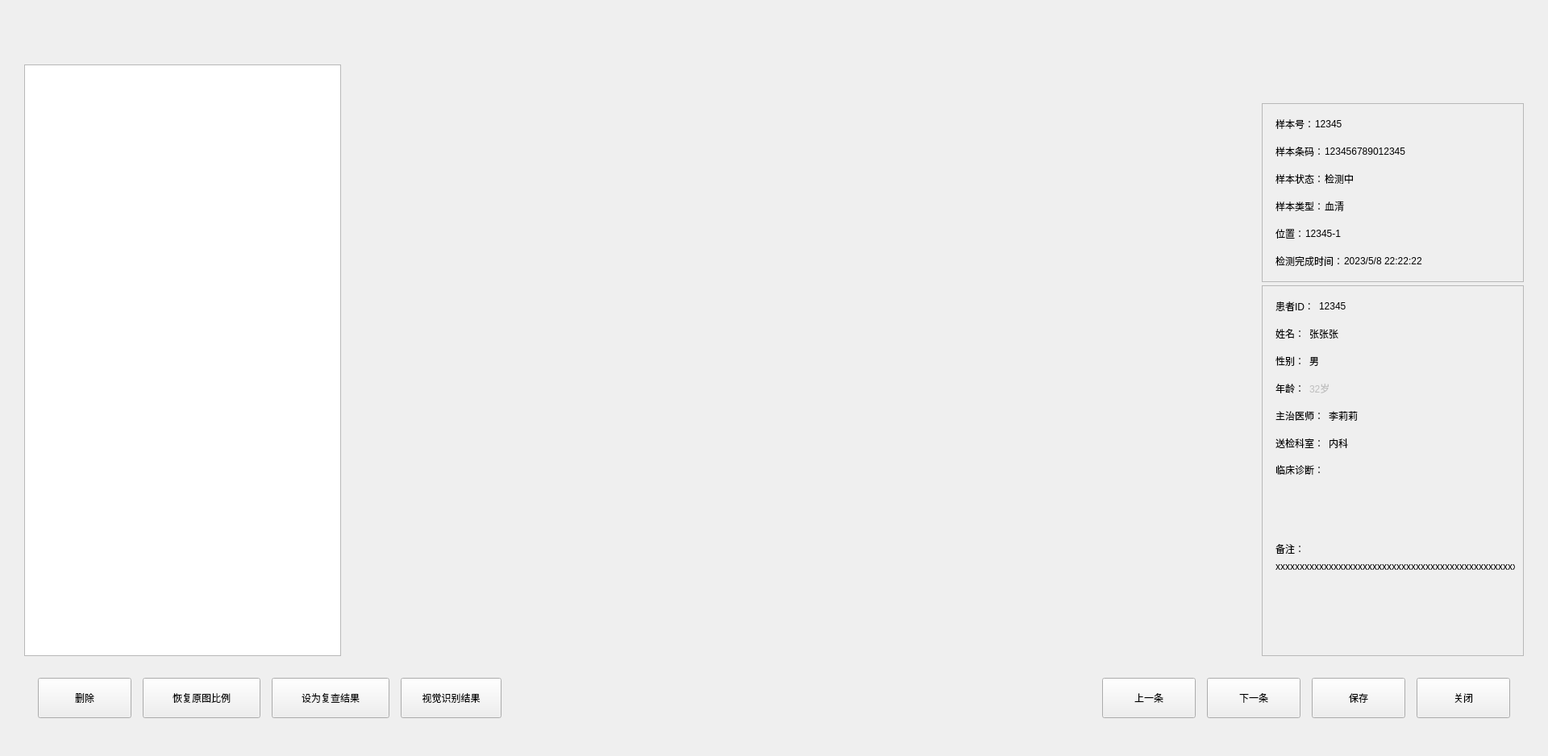
<?xml version="1.0" encoding="UTF-8"?>
<ui version="4.0">
 <class>QHistoryItemResultDetailDlg</class>
 <widget class="BaseDlg" name="QHistoryItemResultDetailDlg">
  <property name="geometry">
   <rect>
    <x>0</x>
    <y>0</y>
    <width>1920</width>
    <height>938</height>
   </rect>
  </property>
  <property name="windowTitle">
   <string>QHistoryItemResultDetailDlg</string>
  </property>
  <widget class="QTableWidget" name="AssayResTbl">
   <property name="geometry">
    <rect>
     <x>30</x>
     <y>80</y>
     <width>393</width>
     <height>734</height>
    </rect>
   </property>
   <property name="styleSheet">
    <string notr="true">QScrollBar::handle:vertical  {
    margin: 46px 3px 3px 2px;
}

QScrollBar::sub-line:vertical  {
    height: 43px; 
    border-bottom: 1px solid #a4a4a4;
}</string>
   </property>
   <property name="horizontalScrollMode">
    <enum>QAbstractItemView::ScrollPerPixel</enum>
   </property>
   <property name="showGrid">
    <bool>false</bool>
   </property>
   <attribute name="horizontalHeaderDefaultSectionSize">
    <number>120</number>
   </attribute>
   <attribute name="horizontalHeaderHighlightSections">
    <bool>false</bool>
   </attribute>
   <attribute name="horizontalHeaderStretchLastSection">
    <bool>true</bool>
   </attribute>
   <attribute name="verticalHeaderDefaultSectionSize">
    <number>46</number>
   </attribute>
  </widget>
  <widget class="QFrame" name="line_h">
   <property name="geometry">
    <rect>
     <x>30</x>
     <y>80</y>
     <width>393</width>
     <height>1</height>
    </rect>
   </property>
   <property name="frameShape">
    <enum>QFrame::StyledPanel</enum>
   </property>
   <property name="frameShadow">
    <enum>QFrame::Raised</enum>
   </property>
   <property name="lines" stdset="0">
    <string notr="true">solid</string>
   </property>
  </widget>
  <widget class="QFrame" name="line_v_1">
   <property name="geometry">
    <rect>
     <x>30</x>
     <y>80</y>
     <width>1</width>
     <height>734</height>
    </rect>
   </property>
   <property name="frameShape">
    <enum>QFrame::StyledPanel</enum>
   </property>
   <property name="frameShadow">
    <enum>QFrame::Raised</enum>
   </property>
   <property name="lines" stdset="0">
    <string notr="true">solid</string>
   </property>
  </widget>
  <widget class="QFrame" name="line_h_2">
   <property name="geometry">
    <rect>
     <x>30</x>
     <y>813</y>
     <width>393</width>
     <height>1</height>
    </rect>
   </property>
   <property name="frameShape">
    <enum>QFrame::StyledPanel</enum>
   </property>
   <property name="frameShadow">
    <enum>QFrame::Raised</enum>
   </property>
   <property name="lines" stdset="0">
    <string notr="true">solid</string>
   </property>
  </widget>
  <widget class="QFrame" name="line_v_2">
   <property name="geometry">
    <rect>
     <x>422</x>
     <y>80</y>
     <width>1</width>
     <height>734</height>
    </rect>
   </property>
   <property name="frameShape">
    <enum>QFrame::StyledPanel</enum>
   </property>
   <property name="frameShadow">
    <enum>QFrame::Raised</enum>
   </property>
   <property name="lines" stdset="0">
    <string notr="true">solid</string>
   </property>
  </widget>
  <widget class="QWidget" name="widget" native="true">
   <property name="geometry">
    <rect>
     <x>47</x>
     <y>816</y>
     <width>1826</width>
     <height>101</height>
    </rect>
   </property>
   <layout class="QHBoxLayout" name="horizontalLayout_12">
    <property name="spacing">
     <number>14</number>
    </property>
    <property name="leftMargin">
     <number>0</number>
    </property>
    <property name="topMargin">
     <number>0</number>
    </property>
    <property name="rightMargin">
     <number>0</number>
    </property>
    <property name="bottomMargin">
     <number>0</number>
    </property>
    <item>
     <widget class="QPushButton" name="DelBtn">
      <property name="minimumSize">
       <size>
        <width>116</width>
        <height>50</height>
       </size>
      </property>
      <property name="maximumSize">
       <size>
        <width>16777215</width>
        <height>50</height>
       </size>
      </property>
      <property name="text">
       <string>删除</string>
      </property>
      <property name="buttons" stdset="0">
       <string notr="true">btn_dlg</string>
      </property>
     </widget>
    </item>
    <item>
     <widget class="QPushButton" name="reset_curve">
      <property name="minimumSize">
       <size>
        <width>146</width>
        <height>50</height>
       </size>
      </property>
      <property name="maximumSize">
       <size>
        <width>16777215</width>
        <height>50</height>
       </size>
      </property>
      <property name="text">
       <string>恢复原图比例</string>
      </property>
      <property name="buttons" stdset="0">
       <string notr="true">btn_dlg</string>
      </property>
     </widget>
    </item>
    <item>
     <widget class="QPushButton" name="button_setRetest">
      <property name="minimumSize">
       <size>
        <width>146</width>
        <height>50</height>
       </size>
      </property>
      <property name="maximumSize">
       <size>
        <width>16777215</width>
        <height>50</height>
       </size>
      </property>
      <property name="text">
       <string>设为复查结果</string>
      </property>
      <property name="buttons" stdset="0">
       <string notr="true">btn_dlg</string>
      </property>
     </widget>
    </item>
    <item>
     <widget class="QPushButton" name="button_AI">
      <property name="minimumSize">
       <size>
        <width>125</width>
        <height>50</height>
       </size>
      </property>
      <property name="maximumSize">
       <size>
        <width>16777215</width>
        <height>50</height>
       </size>
      </property>
      <property name="text">
       <string>视觉识别结果</string>
      </property>
      <property name="buttons" stdset="0">
       <string notr="true">btn_dlg</string>
      </property>
     </widget>
    </item>
    <item>
     <spacer name="horizontalSpacer_12">
      <property name="orientation">
       <enum>Qt::Horizontal</enum>
      </property>
      <property name="sizeHint" stdset="0">
       <size>
        <width>40</width>
        <height>20</height>
       </size>
      </property>
     </spacer>
    </item>
    <item>
     <widget class="QPushButton" name="PrevBtn">
      <property name="minimumSize">
       <size>
        <width>116</width>
        <height>50</height>
       </size>
      </property>
      <property name="maximumSize">
       <size>
        <width>116</width>
        <height>50</height>
       </size>
      </property>
      <property name="text">
       <string>上一条</string>
      </property>
      <property name="buttons" stdset="0">
       <string notr="true">btn_dlg</string>
      </property>
     </widget>
    </item>
    <item>
     <widget class="QPushButton" name="NextBtn">
      <property name="minimumSize">
       <size>
        <width>116</width>
        <height>50</height>
       </size>
      </property>
      <property name="maximumSize">
       <size>
        <width>116</width>
        <height>50</height>
       </size>
      </property>
      <property name="text">
       <string>下一条</string>
      </property>
      <property name="buttons" stdset="0">
       <string notr="true">btn_dlg</string>
      </property>
     </widget>
    </item>
    <item>
     <widget class="QPushButton" name="SaveBtn">
      <property name="minimumSize">
       <size>
        <width>116</width>
        <height>50</height>
       </size>
      </property>
      <property name="maximumSize">
       <size>
        <width>116</width>
        <height>50</height>
       </size>
      </property>
      <property name="text">
       <string>保存</string>
      </property>
      <property name="buttons" stdset="0">
       <string notr="true">btn_dlg</string>
      </property>
     </widget>
    </item>
    <item>
     <widget class="QPushButton" name="CloseBtn">
      <property name="minimumSize">
       <size>
        <width>116</width>
        <height>50</height>
       </size>
      </property>
      <property name="maximumSize">
       <size>
        <width>116</width>
        <height>50</height>
       </size>
      </property>
      <property name="text">
       <string>关闭</string>
      </property>
      <property name="buttons" stdset="0">
       <string notr="true">btn_dlg</string>
      </property>
     </widget>
    </item>
   </layout>
  </widget>
  <widget class="QWidget" name="widget_2" native="true">
   <property name="geometry">
    <rect>
     <x>428</x>
     <y>80</y>
     <width>1462</width>
     <height>734</height>
    </rect>
   </property>
   <layout class="QGridLayout" name="gridLayout" columnstretch="1,0">
    <property name="leftMargin">
     <number>0</number>
    </property>
    <property name="topMargin">
     <number>0</number>
    </property>
    <property name="rightMargin">
     <number>0</number>
    </property>
    <property name="bottomMargin">
     <number>0</number>
    </property>
    <property name="spacing">
     <number>4</number>
    </property>
    <item row="2" column="1">
     <widget class="QFrame" name="PatienInfoFrame">
      <property name="minimumSize">
       <size>
        <width>325</width>
        <height>0</height>
       </size>
      </property>
      <property name="maximumSize">
       <size>
        <width>325</width>
        <height>16777215</height>
       </size>
      </property>
      <property name="frameShape">
       <enum>QFrame::StyledPanel</enum>
      </property>
      <property name="frameShadow">
       <enum>QFrame::Raised</enum>
      </property>
      <property name="borders" stdset="0">
       <string>all</string>
      </property>
      <property name="bks" stdset="0">
       <string>gray</string>
      </property>
      <layout class="QVBoxLayout" name="verticalLayout_4">
       <property name="spacing">
        <number>14</number>
       </property>
       <property name="leftMargin">
        <number>16</number>
       </property>
       <property name="topMargin">
        <number>15</number>
       </property>
       <property name="rightMargin">
        <number>10</number>
       </property>
       <property name="bottomMargin">
        <number>15</number>
       </property>
       <item>
        <layout class="QHBoxLayout" name="horizontalLayout_6">
         <item>
          <widget class="QLabel" name="CaseNoLab">
           <property name="text">
            <string>患者ID：</string>
           </property>
           <property name="alignment">
            <set>Qt::AlignLeading|Qt::AlignLeft|Qt::AlignVCenter</set>
           </property>
          </widget>
         </item>
         <item>
          <widget class="QLabel" name="CaseNoValLab">
           <property name="toolTip">
            <string notr="true"/>
           </property>
           <property name="text">
            <string notr="true">12345</string>
           </property>
           <property name="alignment">
            <set>Qt::AlignLeading|Qt::AlignLeft|Qt::AlignVCenter</set>
           </property>
          </widget>
         </item>
         <item>
          <spacer name="horizontalSpacer_6">
           <property name="orientation">
            <enum>Qt::Horizontal</enum>
           </property>
           <property name="sizeHint" stdset="0">
            <size>
             <width>40</width>
             <height>20</height>
            </size>
           </property>
          </spacer>
         </item>
        </layout>
       </item>
       <item>
        <layout class="QHBoxLayout" name="horizontalLayout_7">
         <item>
          <widget class="QLabel" name="NameLab">
           <property name="text">
            <string>姓名：</string>
           </property>
           <property name="alignment">
            <set>Qt::AlignLeading|Qt::AlignLeft|Qt::AlignVCenter</set>
           </property>
          </widget>
         </item>
         <item>
          <widget class="QLabel" name="NameValLab">
           <property name="text">
            <string>张张张</string>
           </property>
           <property name="alignment">
            <set>Qt::AlignLeading|Qt::AlignLeft|Qt::AlignVCenter</set>
           </property>
          </widget>
         </item>
         <item>
          <spacer name="horizontalSpacer_7">
           <property name="orientation">
            <enum>Qt::Horizontal</enum>
           </property>
           <property name="sizeHint" stdset="0">
            <size>
             <width>40</width>
             <height>20</height>
            </size>
           </property>
          </spacer>
         </item>
        </layout>
       </item>
       <item>
        <layout class="QHBoxLayout" name="horizontalLayout_8">
         <item>
          <widget class="QLabel" name="GenderLab">
           <property name="text">
            <string>性别：</string>
           </property>
           <property name="alignment">
            <set>Qt::AlignLeading|Qt::AlignLeft|Qt::AlignVCenter</set>
           </property>
          </widget>
         </item>
         <item>
          <widget class="QLabel" name="GenderValLab">
           <property name="text">
            <string>男</string>
           </property>
           <property name="alignment">
            <set>Qt::AlignLeading|Qt::AlignLeft|Qt::AlignVCenter</set>
           </property>
          </widget>
         </item>
         <item>
          <spacer name="horizontalSpacer_8">
           <property name="orientation">
            <enum>Qt::Horizontal</enum>
           </property>
           <property name="sizeHint" stdset="0">
            <size>
             <width>40</width>
             <height>20</height>
            </size>
           </property>
          </spacer>
         </item>
        </layout>
       </item>
       <item>
        <layout class="QHBoxLayout" name="horizontalLayout_9">
         <item>
          <widget class="QLabel" name="AgeLab">
           <property name="text">
            <string>年龄：</string>
           </property>
           <property name="alignment">
            <set>Qt::AlignLeading|Qt::AlignLeft|Qt::AlignVCenter</set>
           </property>
          </widget>
         </item>
         <item>
          <widget class="QLabel" name="AgeValLab">
           <property name="enabled">
            <bool>false</bool>
           </property>
           <property name="text">
            <string>32岁</string>
           </property>
           <property name="alignment">
            <set>Qt::AlignLeading|Qt::AlignLeft|Qt::AlignVCenter</set>
           </property>
          </widget>
         </item>
         <item>
          <spacer name="horizontalSpacer_9">
           <property name="orientation">
            <enum>Qt::Horizontal</enum>
           </property>
           <property name="sizeHint" stdset="0">
            <size>
             <width>40</width>
             <height>20</height>
            </size>
           </property>
          </spacer>
         </item>
        </layout>
       </item>
       <item>
        <layout class="QHBoxLayout" name="horizontalLayout_10">
         <item>
          <widget class="QLabel" name="VisitingDoctorLab">
           <property name="text">
            <string>主治医师：</string>
           </property>
           <property name="alignment">
            <set>Qt::AlignLeading|Qt::AlignLeft|Qt::AlignVCenter</set>
           </property>
          </widget>
         </item>
         <item>
          <widget class="QLabel" name="VisitingDoctorValLab">
           <property name="text">
            <string>李莉莉</string>
           </property>
           <property name="alignment">
            <set>Qt::AlignLeading|Qt::AlignLeft|Qt::AlignVCenter</set>
           </property>
          </widget>
         </item>
         <item>
          <spacer name="horizontalSpacer_10">
           <property name="orientation">
            <enum>Qt::Horizontal</enum>
           </property>
           <property name="sizeHint" stdset="0">
            <size>
             <width>40</width>
             <height>20</height>
            </size>
           </property>
          </spacer>
         </item>
        </layout>
       </item>
       <item>
        <layout class="QHBoxLayout" name="horizontalLayout_11">
         <item>
          <widget class="QLabel" name="DepartmentLab">
           <property name="text">
            <string>送检科室：</string>
           </property>
           <property name="alignment">
            <set>Qt::AlignLeading|Qt::AlignLeft|Qt::AlignVCenter</set>
           </property>
          </widget>
         </item>
         <item>
          <widget class="QLabel" name="DepartmentValLab">
           <property name="text">
            <string>内科</string>
           </property>
           <property name="alignment">
            <set>Qt::AlignLeading|Qt::AlignLeft|Qt::AlignVCenter</set>
           </property>
          </widget>
         </item>
         <item>
          <spacer name="horizontalSpacer_11">
           <property name="orientation">
            <enum>Qt::Horizontal</enum>
           </property>
           <property name="sizeHint" stdset="0">
            <size>
             <width>40</width>
             <height>20</height>
            </size>
           </property>
          </spacer>
         </item>
        </layout>
       </item>
       <item>
        <layout class="QVBoxLayout" name="verticalLayout_2">
         <item>
          <widget class="QLabel" name="DiagNosisLab">
           <property name="text">
            <string>临床诊断：</string>
           </property>
           <property name="alignment">
            <set>Qt::AlignLeading|Qt::AlignLeft|Qt::AlignTop</set>
           </property>
          </widget>
         </item>
         <item>
          <widget class="QLabel" name="DiagNosisValLab">
           <property name="minimumSize">
            <size>
             <width>0</width>
             <height>60</height>
            </size>
           </property>
           <property name="maximumSize">
            <size>
             <width>16777215</width>
             <height>100</height>
            </size>
           </property>
           <property name="text">
            <string/>
           </property>
           <property name="alignment">
            <set>Qt::AlignLeading|Qt::AlignLeft|Qt::AlignTop</set>
           </property>
           <property name="wordWrap">
            <bool>true</bool>
           </property>
          </widget>
         </item>
        </layout>
       </item>
       <item>
        <layout class="QVBoxLayout" name="verticalLayout_3">
         <item>
          <widget class="QLabel" name="RemarkLab">
           <property name="text">
            <string>备注：</string>
           </property>
           <property name="alignment">
            <set>Qt::AlignLeading|Qt::AlignLeft|Qt::AlignTop</set>
           </property>
          </widget>
         </item>
         <item>
          <widget class="QLabel" name="RemarkValLab">
           <property name="minimumSize">
            <size>
             <width>0</width>
             <height>55</height>
            </size>
           </property>
           <property name="maximumSize">
            <size>
             <width>16777215</width>
             <height>100</height>
            </size>
           </property>
           <property name="text">
            <string>xxxxxxxxxxxxxxxxxxxxxxxxxxxxxxxxxxxxxxxxxxxxxxxxxxxxxxxxxxxxxxxx</string>
           </property>
           <property name="alignment">
            <set>Qt::AlignLeading|Qt::AlignLeft|Qt::AlignTop</set>
           </property>
           <property name="wordWrap">
            <bool>true</bool>
           </property>
          </widget>
         </item>
        </layout>
       </item>
       <item>
        <spacer name="verticalSpacer">
         <property name="orientation">
          <enum>Qt::Vertical</enum>
         </property>
         <property name="sizeHint" stdset="0">
          <size>
           <width>20</width>
           <height>40</height>
          </size>
         </property>
        </spacer>
       </item>
      </layout>
     </widget>
    </item>
    <item row="1" column="1">
     <widget class="QFrame" name="frame">
      <property name="minimumSize">
       <size>
        <width>325</width>
        <height>0</height>
       </size>
      </property>
      <property name="maximumSize">
       <size>
        <width>325</width>
        <height>16777215</height>
       </size>
      </property>
      <property name="frameShape">
       <enum>QFrame::StyledPanel</enum>
      </property>
      <property name="frameShadow">
       <enum>QFrame::Raised</enum>
      </property>
      <property name="borders" stdset="0">
       <string>all</string>
      </property>
      <property name="bks" stdset="0">
       <string>gray</string>
      </property>
      <layout class="QVBoxLayout" name="verticalLayout">
       <property name="spacing">
        <number>14</number>
       </property>
       <property name="leftMargin">
        <number>16</number>
       </property>
       <property name="topMargin">
        <number>15</number>
       </property>
       <property name="rightMargin">
        <number>0</number>
       </property>
       <property name="bottomMargin">
        <number>15</number>
       </property>
       <item>
        <layout class="QHBoxLayout" name="horizontalLayout">
         <property name="spacing">
          <number>1</number>
         </property>
         <item>
          <widget class="QLabel" name="SampNoLab">
           <property name="text">
            <string>样本号：</string>
           </property>
           <property name="alignment">
            <set>Qt::AlignLeading|Qt::AlignLeft|Qt::AlignVCenter</set>
           </property>
          </widget>
         </item>
         <item>
          <widget class="QLabel" name="SampNoValLab">
           <property name="toolTip">
            <string notr="true"/>
           </property>
           <property name="text">
            <string notr="true">12345</string>
           </property>
           <property name="alignment">
            <set>Qt::AlignLeading|Qt::AlignLeft|Qt::AlignVCenter</set>
           </property>
          </widget>
         </item>
         <item>
          <spacer name="horizontalSpacer">
           <property name="orientation">
            <enum>Qt::Horizontal</enum>
           </property>
           <property name="sizeHint" stdset="0">
            <size>
             <width>40</width>
             <height>20</height>
            </size>
           </property>
          </spacer>
         </item>
        </layout>
       </item>
       <item>
        <layout class="QHBoxLayout" name="horizontalLayout_2">
         <property name="spacing">
          <number>1</number>
         </property>
         <item>
          <widget class="QLabel" name="BarcodeLab">
           <property name="text">
            <string>样本条码：</string>
           </property>
           <property name="alignment">
            <set>Qt::AlignLeading|Qt::AlignLeft|Qt::AlignVCenter</set>
           </property>
          </widget>
         </item>
         <item>
          <widget class="QLabel" name="BarcodeValLab">
           <property name="toolTip">
            <string notr="true"/>
           </property>
           <property name="text">
            <string notr="true">123456789012345</string>
           </property>
           <property name="alignment">
            <set>Qt::AlignLeading|Qt::AlignLeft|Qt::AlignVCenter</set>
           </property>
          </widget>
         </item>
         <item>
          <spacer name="horizontalSpacer_2">
           <property name="orientation">
            <enum>Qt::Horizontal</enum>
           </property>
           <property name="sizeHint" stdset="0">
            <size>
             <width>40</width>
             <height>20</height>
            </size>
           </property>
          </spacer>
         </item>
        </layout>
       </item>
       <item>
        <layout class="QHBoxLayout" name="horizontalLayout_3">
         <property name="spacing">
          <number>1</number>
         </property>
         <item>
          <widget class="QLabel" name="label">
           <property name="text">
            <string>样本状态：</string>
           </property>
          </widget>
         </item>
         <item>
          <widget class="QLabel" name="label_2">
           <property name="text">
            <string>检测中</string>
           </property>
          </widget>
         </item>
         <item>
          <spacer name="horizontalSpacer_3">
           <property name="orientation">
            <enum>Qt::Horizontal</enum>
           </property>
           <property name="sizeHint" stdset="0">
            <size>
             <width>40</width>
             <height>20</height>
            </size>
           </property>
          </spacer>
         </item>
        </layout>
       </item>
       <item>
        <layout class="QHBoxLayout" name="horizontalLayout_4">
         <property name="spacing">
          <number>1</number>
         </property>
         <item>
          <widget class="QLabel" name="label_3">
           <property name="text">
            <string>样本类型：</string>
           </property>
          </widget>
         </item>
         <item>
          <widget class="QLabel" name="label_4">
           <property name="text">
            <string>血清</string>
           </property>
          </widget>
         </item>
         <item>
          <spacer name="horizontalSpacer_4">
           <property name="orientation">
            <enum>Qt::Horizontal</enum>
           </property>
           <property name="sizeHint" stdset="0">
            <size>
             <width>40</width>
             <height>20</height>
            </size>
           </property>
          </spacer>
         </item>
        </layout>
       </item>
       <item>
        <layout class="QHBoxLayout" name="horizontalLayout_5">
         <property name="spacing">
          <number>1</number>
         </property>
         <item>
          <widget class="QLabel" name="label_5">
           <property name="text">
            <string>位置：</string>
           </property>
          </widget>
         </item>
         <item>
          <widget class="QLabel" name="label_6">
           <property name="toolTip">
            <string notr="true"/>
           </property>
           <property name="text">
            <string notr="true">12345-1</string>
           </property>
          </widget>
         </item>
         <item>
          <spacer name="horizontalSpacer_5">
           <property name="orientation">
            <enum>Qt::Horizontal</enum>
           </property>
           <property name="sizeHint" stdset="0">
            <size>
             <width>40</width>
             <height>20</height>
            </size>
           </property>
          </spacer>
         </item>
        </layout>
       </item>
       <item>
        <layout class="QHBoxLayout" name="horizontalLayout_13">
         <property name="spacing">
          <number>1</number>
         </property>
         <item>
          <widget class="QLabel" name="label_7">
           <property name="text">
            <string>检测完成时间：</string>
           </property>
          </widget>
         </item>
         <item>
          <widget class="QLabel" name="label_endtime">
           <property name="toolTip">
            <string notr="true"/>
           </property>
           <property name="text">
            <string notr="true">2023/5/8 22:22:22</string>
           </property>
          </widget>
         </item>
         <item>
          <spacer name="horizontalSpacer_13">
           <property name="orientation">
            <enum>Qt::Horizontal</enum>
           </property>
           <property name="sizeHint" stdset="0">
            <size>
             <width>40</width>
             <height>20</height>
            </size>
           </property>
          </spacer>
         </item>
        </layout>
       </item>
      </layout>
     </widget>
    </item>
    <item row="0" column="1">
     <widget class="QLabel" name="label_8">
      <property name="minimumSize">
       <size>
        <width>0</width>
        <height>44</height>
       </size>
      </property>
      <property name="maximumSize">
       <size>
        <width>16777215</width>
        <height>45</height>
       </size>
      </property>
      <property name="text">
       <string/>
      </property>
     </widget>
    </item>
    <item row="0" column="0" rowspan="3">
     <widget class="QStackedWidget" name="AssayDetailStkWgt">
      <property name="styleSheet">
       <string notr="true"/>
      </property>
      <property name="tabs" stdset="0">
       <string notr="true">sub</string>
      </property>
      <property name="borders" stdset="0">
       <string notr="true">tab</string>
      </property>
     </widget>
    </item>
   </layout>
  </widget>
 </widget>
 <layoutdefault spacing="6" margin="11"/>
 <customwidgets>
  <customwidget>
   <class>BaseDlg</class>
   <extends>QWidget</extends>
   <header>shared/basedlg.h</header>
   <container>1</container>
  </customwidget>
 </customwidgets>
 <resources/>
 <connections/>
</ui>
